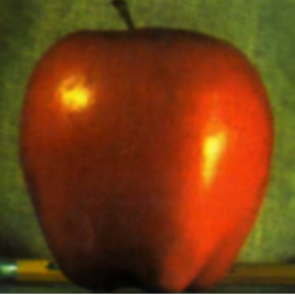
#> input picture images/apple.png, 295 x 295 px
$ python transformation.py
#> lines starting #> are read from the running program, lines starting #| are printed output that depends on the picture
# # this code demonstrates image pyramids and edge detection using the Canny algorithm in OpenCV. It reads an image in grayscale, creates
# # a lower resolution version of the image using pyrDown, and then creates a higher resolution version using pyrUp. The original image and
# # the processed images are displayed in separate windows. Additionally, it applies the Canny edge detection algorithm to the original
# # image and displays the edges in a subplot alongside the original image using Matplotlib.
# import numpy as np
# import cv2 as cv
# from matplotlib import pyplot as plt

# img = cv.imread('images/roi.jpg', cv.IMREAD_GRAYSCALE)
# assert img is not None, "file could not be read, check with os.path.exists()"
# higher_reso = img
# lower_reso = cv.pyrDown(higher_reso)
# higher_reso2 = cv.pyrUp(lower_reso)
# # cv.imshow('image',lower_reso)
# cv.imshow('image',higher_reso2)
# cv.waitKey(0)
# edges = cv.Canny(img,100,200)

# plt.subplot(121),plt.imshow(img,cmap = 'gray')
# plt.title('Original Image'), plt.xticks([]), plt.yticks([])
# plt.subplot(122),plt.imshow(edges,cmap = 'gray')
# plt.title('Edge Image'), plt.xticks([]), plt.yticks([])

# plt.show()


# import cv2 as cv
# import numpy as np
# # this code demonstrates various morphological transformations in OpenCV, such as erosion, dilation, opening, closing, gradient, tophat, and blackhat.
# # It reads an image in grayscale, applies a morphological operation using a kernel, and displays the result in a window.
# # img = cv.imread('closing.webp', cv.IMREAD_GRAYSCALE)
# img=cv.imread('opening.webp', cv.IMREAD_GRAYSCALE)
# assert img is not None, "file could not be read, check with os.path.exists()"
# # cv.getStructuringElement(cv.MORPH_RECT,(5,5))
# kernel = np.ones((5,5),np.uint8)
# # erosion = cv.erode(img,kernel,iterations = 1)
# # cv.imshow('image',erosion)

# # delation = cv.dilate(img,kernel,iterations = 1)
# # cv.imshow('image',delation)

# # opening = cv.morphologyEx(img, cv.MORPH_OPEN, kernel)
# # cv.imshow('image',opening)

# # closing = cv.morphologyEx(img, cv.MORPH_CLOSE, kernel)
# # cv.imshow('image',closing)

# gradiant = cv.morphologyEx(img, cv.MORPH_GRADIENT, kernel)
# cv.imshow('image',gradiant)

# # tophat = cv.morphologyEx(img, cv.MORPH_TOPHAT, kernel)
# # cv.imshow('image',tophat)

# # blackhat = cv.morphologyEx(img, cv.MORPH_BLACKHAT, kernel)
# # cv.imshow('image',blackhat)

# cv.waitKey(0)
# cv.destroyAllWindows()


# # # Rectangular Kernel
# # >>> cv.getStructuringElement(cv.MORPH_RECT,(5,5))
# # array([[1, 1, 1, 1, 1],
# #        [1, 1, 1, 1, 1],
# #        [1, 1, 1, 1, 1],
# #        [1, 1, 1, 1, 1],
# #        [1, 1, 1, 1, 1]], dtype=uint8)

# # # Elliptical Kernel
# # >>> cv.getStructuringElement(cv.MORPH_ELLIPSE,(5,5))
# # array([[0, 0, 1, 0, 0],
# #        [1, 1, 1, 1, 1],
# #        [1, 1, 1, 1, 1],
# #        [1, 1, 1, 1, 1],
# #        [0, 0, 1, 0, 0]], dtype=uint8)

# # # Cross-shaped Kernel
# # >>> cv.getStructuringElement(cv.MORPH_CROSS,(5,5))
# # array([[0, 0, 1, 0, 0],
# #        [0, 0, 1, 0, 0],
# #        [1, 1, 1, 1, 1],
# #        [0, 0, 1, 0, 0],
# #        [0, 0, 1, 0, 0]], dtype=uint8)

# # # Diamond-shaped Kernel
# # >>> cv.getStructuringElement(cv.MORPH_DIAMOND,(5,5))
# # array([[0, 0, 1, 0, 0],
# #        [0, 1, 1, 1, 0],
# #        [1, 1, 1, 1, 1],
# #        [0, 1, 1, 1, 0],
# #        [0, 0, 1, 0, 0]], dtype=uint8)


# import numpy as np
# import cv2 as cv
# from matplotlib import pyplot as plt
# # this code demonstrates edge detection using the Laplacian and Sobel operators in OpenCV. It reads an image in grayscale, applies the
# # Laplacian operator to detect edges, and applies the Sobel operator in both x and y directions to detect horizontal and vertical edges,
# # respectively. The original image, Laplacian result, and Sobel results are displayed in a 2x2 grid using Matplotlib.
# img = cv.imread('images/ml.jpg', cv.IMREAD_GRAYSCALE)
# assert img is not None, "file could not be read, check with os.path.exists()"

# laplacian = cv.Laplacian(img,cv.CV_64F)
# sobelx = cv.Sobel(img,cv.CV_64F,1,0,ksize=5)
# sobely = cv.Sobel(img,cv.CV_64F,0,1,ksize=5)

# plt.subplot(2,2,1),plt.imshow(img,cmap = 'gray')
# plt.title('Original'), plt.xticks([]), plt.yticks([])
# plt.subplot(2,2,2),plt.imshow(laplacian,cmap = 'gray')
# plt.title('Laplacian'), plt.xticks([]), plt.yticks([])
# plt.subplot(2,2,3),plt.imshow(sobelx,cmap = 'gray')
# plt.title('Sobel X'), plt.xticks([]), plt.yticks([])
# plt.subplot(2,2,4),plt.imshow(sobely,cmap = 'gray')
# plt.title('Sobel Y'), plt.xticks([]), plt.yticks([])

# plt.show()


# import numpy as np
# import cv2 as cv
# from matplotlib import pyplot as plt
# # this code demonstrates the difference between using the Sobel operator with an output data type of CV_8U and CV_64F in OpenCV. It reads
# # an image in color, applies the Sobel operator to detect edges in the x direction, and displays the original image, the result of the
# # Sobel operator with CV_8U, and the result of the Sobel operator with CV_64F (after taking the absolute value and converting to CV_8U)
# # in a 1x3 grid using Matplotlib.
# img = cv.imread('images/starry_night.png', cv.IMREAD_COLOR_RGB)
# assert img is not None, "file could not be read, check with os.path.exists()"

# # Output dtype = cv.CV_8U
# sobelx8u = cv.Sobel(img,cv.CV_8U,1,0,ksize=5)

# # Output dtype = cv.CV_64F. Then take its absolute and convert to cv.CV_8U
# sobelx64f = cv.Sobel(img,cv.CV_64F,1,0,ksize=5)
# abs_sobel64f = np.absolute(sobelx64f)
# sobel_8u = np.uint8(abs_sobel64f)

# plt.subplot(1,3,1),plt.imshow(img,cmap = 'gray')
# plt.title('Original'), plt.xticks([]), plt.yticks([])
# plt.subplot(1,3,2),plt.imshow(sobelx8u,cmap = 'gray')
# plt.title('Sobel CV_8U'), plt.xticks([]), plt.yticks([])
# plt.subplot(1,3,3),plt.imshow(sobel_8u,cmap = 'gray')
# plt.title('Sobel abs(CV_64F)'), plt.xticks([]), plt.yticks([])

# plt.show()


# this code demonstrates image blending using pyramid blending in OpenCV. It reads two images, generates Gaussian and Laplacian pyramids for both
# images, combines the left half of one image with the right half of the other image at each level of the Laplacian pyramids, and then reconstructs the blended
# image from the combined pyramids. The final blended image and a direct blend (without pyramids) are saved to files.
import cv2 as cv
import numpy as np


# apple = cv.imread('images/apple.png')
# orange = cv.imread('images/orange.png')

# Read images
apple = cv.imread('images/apple.png')
#> apple is the input picture: shape (295, 295, 3); mean B, G, R 19, 61.7, 114.2
orange = cv.imread('images/orange.png')
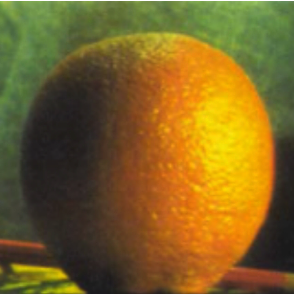
#> input picture images/orange.png, 294 x 294 px
#> orange is the input picture: shape (294, 294, 3); mean B, G, R 36.8, 99.3, 125.2

# Resize to same size
apple = cv.resize(apple,(512,512))
#> apple: shape (512, 512, 3)
orange = cv.resize(orange,(512,512))
#> orange: shape (512, 512, 3)

# ---------------------------
# 1. Gaussian Pyramid
# ---------------------------
gpA = [apple]
gpO = [orange]

for i in range(6):
    apple = cv.pyrDown(apple)
    orange = cv.pyrDown(orange)
    gpA.append(apple)
    gpO.append(orange)
#> this loop made 6 passes
#> pass 2, `orange = cv.pyrDown(orange)`:
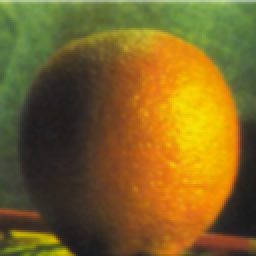
#> orange: shape (128, 128, 3) (shown 2 times larger); mean B, G, R 36.9, 99.5, 125.3
#> after the loop, gpA = 7 items; gpO = 7 items

# ---------------------------
# 2. Laplacian Pyramid
# ---------------------------
lpA = [gpA[5]]
for i in range(5,0,-1):
    GE = cv.pyrUp(gpA[i])
    GE = cv.resize(GE,(gpA[i-1].shape[1], gpA[i-1].shape[0]))
    L = cv.subtract(gpA[i-1],GE)
    lpA.append(L)
#> this loop made 5 passes
#> pass 2, `GE = cv.pyrUp(gpA[i])`:
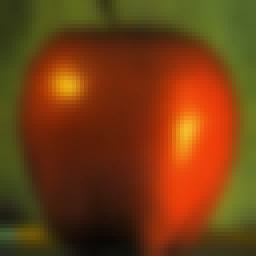
#> GE: shape (64, 64, 3) (shown 4 times larger); mean of channels 0, 1, 2 18.1, 61, 113.5; drawn as B, G, R
#> after the loop, lpA = 6 items

lpO = [gpO[5]]
for i in range(5,0,-1):
    GE = cv.pyrUp(gpO[i])
    GE = cv.resize(GE,(gpO[i-1].shape[1], gpO[i-1].shape[0]))
    L = cv.subtract(gpO[i-1],GE)
    lpO.append(L)
#> this loop made 5 passes
#> pass 2, `GE = cv.pyrUp(gpO[i])`:
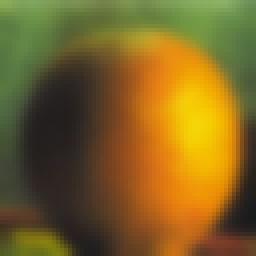
#> GE: shape (64, 64, 3) (shown 4 times larger); mean of channels 0, 1, 2 37, 99.9, 125.5; drawn as B, G, R
#> after the loop, lpO = 6 items

# ---------------------------
# 3. Combine Left & Right
# ---------------------------
LS = []
for la, lo in zip(lpA,lpO):
    rows, cols, ch = la.shape
    ls = np.hstack((la[:,0:cols//2], lo[:,cols//2:]))
    LS.append(ls)
#> this loop made 6 passes
#> (rows, cols) on passes 1 to 6: (16, 16), (32, 32), (64, 64), (128, 128), (256, 256), (512, 512)
#> pass 3, `ls = np.hstack((la[:,0:cols//2], lo[:,cols//2:]))`:
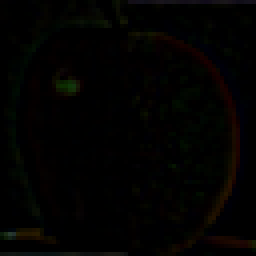
#> ls: shape (64, 64, 3) (shown 4 times larger); mean of channels 0, 1, 2 1.1, 2.1, 2.5; drawn as B, G, R
#> after the loop, LS = 6 items

# ---------------------------
# 4. Reconstruct Image
# ---------------------------
ls_ = LS[0]
for i in range(1,6):
    ls_ = cv.pyrUp(ls_)
    ls_ = cv.resize(ls_,(LS[i].shape[1],LS[i].shape[0]))
    ls_ = cv.add(ls_,LS[i])
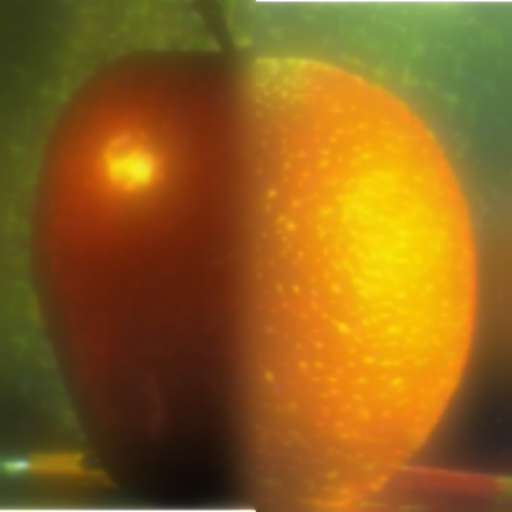
#> ls_: shape (512, 512, 3); mean of channels 0, 1, 2 28, 97.2, 140.7; drawn as B, G, R

# Normal direct blending (for comparison)
real = np.hstack((gpA[0][:,:256], gpO[0][:,256:]))
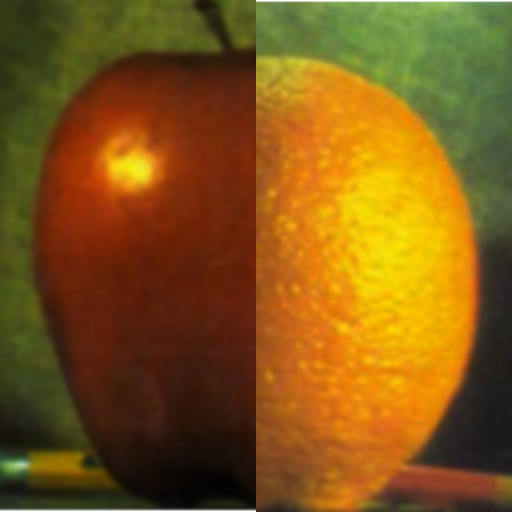
#> real: shape (512, 512, 3); mean of channels 0, 1, 2 23.4, 87.2, 128.3; drawn as B, G, R

# Show results
cv.imshow("Pyramid Blending", ls_)
cv.imshow("Direct Blending", real)

cv.waitKey(0)
cv.destroyAllWindows()
